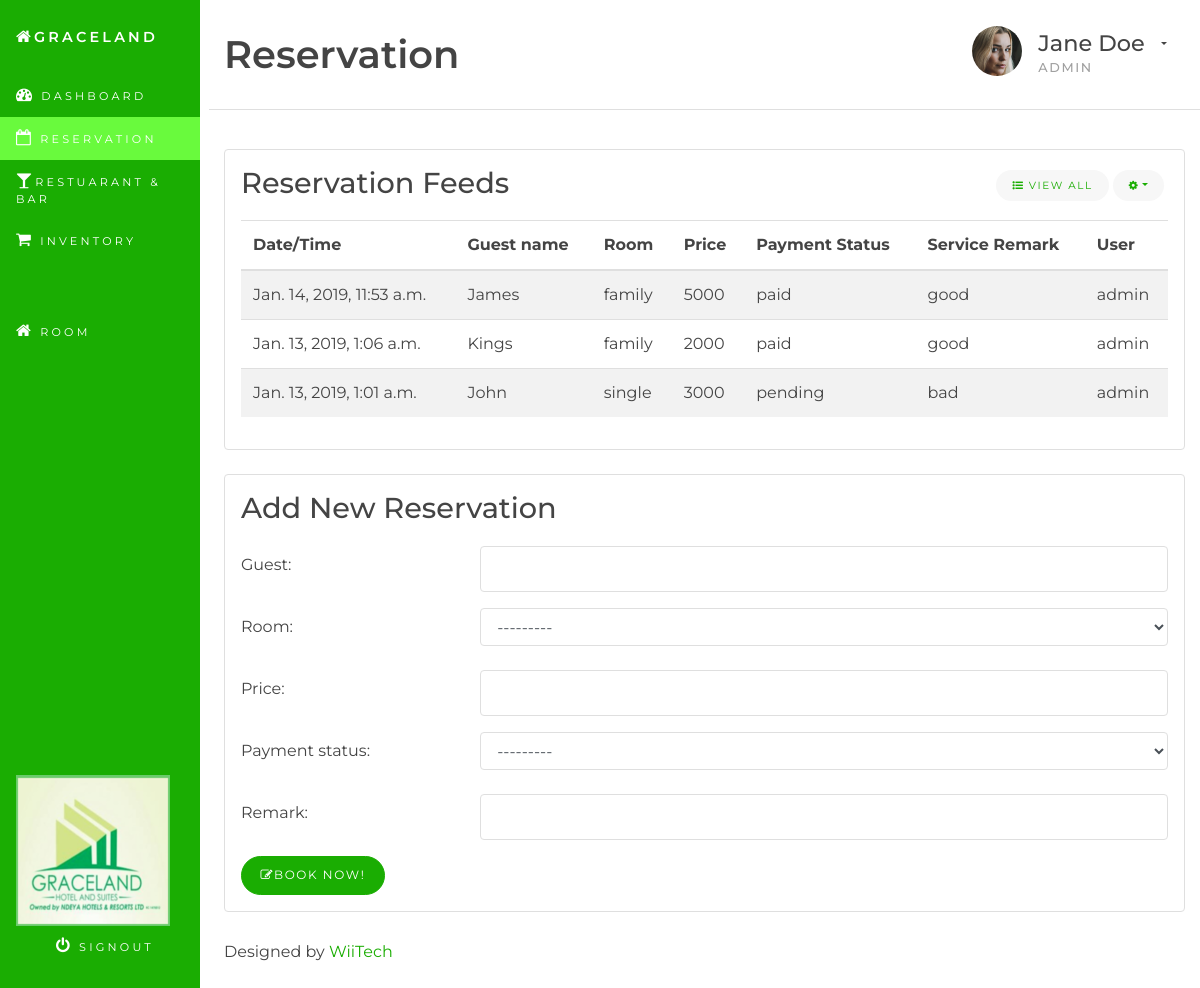
/reservation/ (signed in), run on an earlier commit of the app's database.
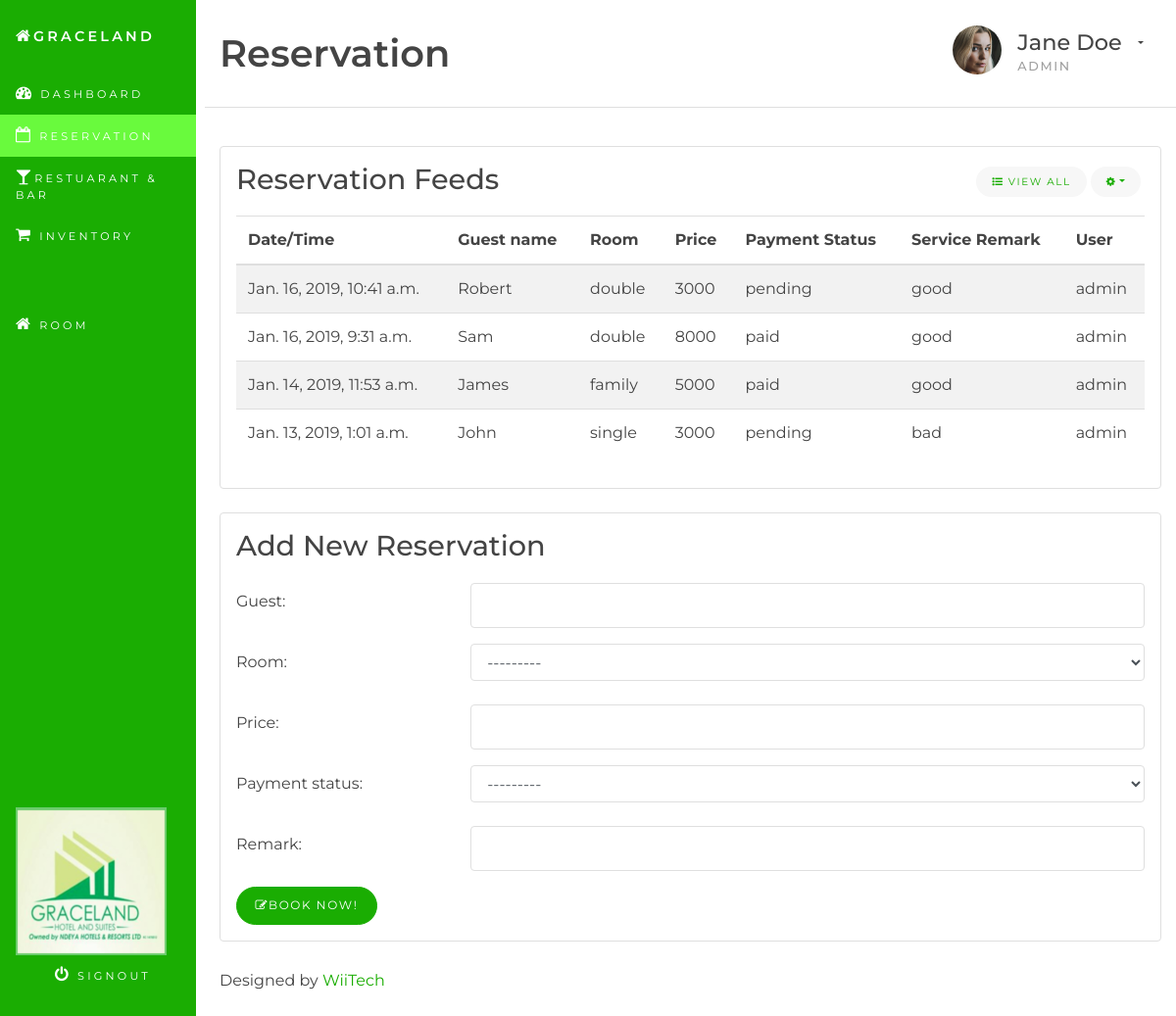
And on a later commit of the database.
### hms/models.py (models this page shows, shortened)
class Reservation(models.Model):
    ROOM_CHOICES = (
        ('comfort 1', 'Comfort 1'),
        ('comfort 2', 'Comfort 2'),
        ('comfort 3', 'Comfort 3'),
        ('standard', 'Standard'),
        ('superior', 'Superior'),
        ('standard superior', 'Standard Superior '),
        ('classic superior', 'Classic Superior'),
        ('executives suites', 'Executives Suites'),
    )
    PAYMENT_CHOICES = (
        ('paid', 'Paid'),
        ('pending', 'Pending'),
    )
    time = models.DateTimeField(auto_now_add=True)
    guest = models.CharField(max_length=100)
    room = models.CharField(max_length=20, choices=ROOM_CHOICES)
    price = models.IntegerField()
    payment_status = models.CharField(max_length=20, choices=PAYMENT_CHOICES)
    remark = models.CharField(max_length=100)
    user = models.ForeignKey(User, on_delete=models.CASCADE)
    class Meta:
        ordering = ('-time',)

### hms/views.py (the view)
# urls.py: path('reservation/', views.reservation, name='reservation'),
@login_required
def reservation(request):
    all_reservations = Reservation.objects.all()
    if request.method == 'POST':
        form = ReservationForm(request.POST)
        if form.is_valid():
            reservation = form.save(commit=False)
            reservation.user = request.user
            reservation.save()
    form = ReservationForm()
    return render(request, 'hms/reservation.html', {'form': form, 'all_reservations': all_reservations})

### hms/forms.py
class ReservationForm(forms.ModelForm):
    class Meta:
        model = Reservation
        exclude = ('time', 'user')
    def __init__(self, *args, **kwargs):
        super(ReservationForm, self).__init__(*args, **kwargs)
        for fname, f in self.fields.items():
            f.widget.attrs['class'] = 'form-control'

### hms/templates/hms/reservation.html (shortened to what this page needs)
{% extends 'base.html' %}
{% block content %}
<div class="container-fluid" id="wrapper">
	<div class="row">
		{% include 'hms/reservation/reservation_nav.html' %}
		<main class="col-xs-12 col-sm-8 col-lg-9 col-xl-10 pt-3 pl-4 ml-auto">
			{% include 'hms/reservation/reservation_head.html' %}
			<section class="row">
				<div class="col-sm-12">
					{% include 'hms/reservation/reservation_display.html' %}
					{% include 'hms/reservation/reservation_form.html' %}
					{% include 'hms/footer.html' %}
				</div>
			</section>
		</main>
	</div>
</div>
{% endblock content %}

### hms/templates/base.html (shortened to what this page needs)
{% load static %}
<!DOCTYPE html>
<html>
<head>
    <link href="{% static 'dist/css/bootstrap.min.css' %}" rel="stylesheet">
    <link href="{% static 'css/font-awesome.css' %}" rel="stylesheet">
	<link href="{% static 'css/style.css' %}" rel="stylesheet">
	<link href="{% static 'css/main.css' %}" rel="stylesheet">
</head>
<body>
    {% block content %}
    {% endblock content %}
</body>
</html>

### hms/templates/hms/reservation/reservation_nav.html (shortened to what this page needs)
{% load static %}
<nav class="sidebar col-xs-12 col-sm-4 col-lg-3 col-xl-2">
    <h1 class="site-title"><a href="{% url 'dashboard' %}"><em class="fa fa-home"></em>Graceland</a></h1>
    <ul class="nav nav-pills flex-column sidebar-nav">
        <li class="nav-item"><a class="nav-link" href="{% url 'dashboard' %}"><em class="fa fa-dashboard"></em> Dashboard </a></li>
        <li class="nav-item"><a class="nav-link active" href="{% url 'reservation' %}"><em class="fa fa-calendar-o"></em> Reservation <span class="sr-only">(current)</span></a></li>
        <li class="nav-item"><a class="nav-link" href="{% url 'restandbar' %}"><em class="fa fa-glass"></em>Restuarant & Bar</a></li>
        <li class="nav-item"><a class="nav-link" href="{% url 'inventory' %}"><em class="fa fa-shopping-cart"></em> Inventory</a></li>
        <li class="nav-item mt-5"><a class="nav-link" href="{% url 'dashboard' %}"><em class="fa fa-home"></em> Room</a></li>
    </ul>
    <a href="login.html" class="logo"><img src="{% static '/images/logo.png' %}" alt="logo"></a>
    <a href="login.html" class="logout-button"><em class="fa fa-power-off"></em> Signout</a>
</nav>

### hms/templates/hms/reservation/reservation_head.html (shortened to what this page needs)
<header class="page-header row justify-center">
    <div class="col-md-6 col-lg-8" >
        <h1 class="float-left text-center text-md-left">Reservation</h1>
    </div>
    <div class="dropdown user-dropdown col-md-6 col-lg-4 text-center text-md-right"><a class="btn btn-stripped dropdown-toggle" href="#" id="dropdownMenuLink" data-toggle="dropdown" aria-haspopup="true" aria-expanded="false">
        <img src="../static/images/profile-pic.jpg" alt="profile photo" class="circle float-left profile-photo" width="50" height="auto">
        <div class="username mt-1">
            <h4 class="mb-1">Jane Doe</h4>
            <h6 class="text-muted">Admin</h6>
        </div>
        </a>
    </div>
</header>

### hms/templates/hms/reservation/reservation_display.html (shortened to what this page needs)
<section class="row">
    <div class="col-md-12 col-lg-12">
        <div class="card mb-4">
            <div class="card-block">
                <h3 class="card-title">Reservation Feeds</h3>
                <div class="dropdown card-title-btn-container">
                    <button class="btn btn-sm btn-subtle" type="button"><em class="fa fa-list-ul"></em> View All</button>
                    <button class="btn btn-sm btn-subtle dropdown-toggle" type="button" data-toggle="dropdown" aria-haspopup="true" aria-expanded="false"><em class="fa fa-cog"></em></button>
                </div>
                <div class="table-responsive">
                    <table class="table table-striped">
                        <thead>
                            <tr>
                                <th>Date/Time</th>
                                <th>Guest name</th>
                                <th>Room</th>
                                <th>Price</th>
                                <th>Payment Status</th>
                                <th>Service Remark</th>
                                <th>User</th>
                            </tr>
                        </thead>
                        <tbody>
                            {% for reservation in all_reservations %}
                                <tr>
                                    <td>{{ reservation.time }}</td>
                                    <td>{{ reservation.guest }}</td>
                                    <td>{{ reservation.room }}</td>
                                    <td>{{ reservation.price }}</td>
                                    <td>{{ reservation.payment_status }}</td>
                                    <td>{{ reservation.remark }}</td>
                                    <td>{{ reservation.user }}</td>
                                </tr>
                            {% endfor %}
                        </tbody>
                    </table>
                </div>
            </div>
        </div>
    </div>
</section>

### hms/templates/hms/reservation/reservation_form.html (shortened to what this page needs)
<section class="row">
    <div class="col-12">
        <div class="card mb-4">
            <div class="card-block">
                <h3 class="card-title">Add New Reservation</h3>
                <form class="form" action="." method="post">
                    {% for field in form %}
                    <div class="form-group row">
                        <label class="col-md-3 col-form-label">{{ field.label_tag }}</label>
                        <div class="col-md-9">
                            {{ field }}
                        </div>
                    </div>
                    {% endfor %}
                    <button type="submit" class="btn btn-md btn-primary"><span class="fa fa-edit"></span>Book Now!</button>
                </form>
            </div>
        </div>
    </div>
</section>

### hms/templates/hms/footer.html
<section class="row">
    <div class="col-12 mt-1 mb-4">Designed by <a href="https://www.wiitechservices.com">WiiTech</a></div>
</section>

### hms/static/css/style.css (style rules this page uses)
body { background-color: #ffffff; font-family: "Montserrat", "Helvetica Neue", Helvetica, Arial, sans-serif; font-size: 1rem; color: #444444; }
h1, h2 { font-family: "Montserrat", "Helvetica Neue", Helvetica, Arial, sans-serif; padding-bottom: 1.2rem; border-bottom: 1px solid #dfdfdf; }
h3, h4, h5, h6 { font-family: "Montserrat", "Helvetica Neue", Helvetica, Arial, sans-serif; }
a, a:visited { color: #1aad02; }
.nav-pills .nav-item.show .nav-link, .nav-pills .nav-link.active { background-color: #1aad02; }
h1 { font-family: "Montserrat", "Helvetica Neue", Helvetica, Arial, sans-serif; font-size: 2.4rem; font-weight: 600; }
h3 { font-family: "Montserrat", "Helvetica Neue", Helvetica, Arial, sans-serif; font-size: 1.8rem; font-weight: 500; }
h4 { font-family: "Montserrat", "Helvetica Neue", Helvetica, Arial, sans-serif; font-size: 1.4rem; font-weight: 500; }
h6 { font-family: "Montserrat", "Helvetica Neue", Helvetica, Arial, sans-serif; font-size: .8rem; letter-spacing: .1rem; font-weight: 500; text-transform: uppercase; }
.justify-center { display: flex; align-items: center; justify-content: center; }
.text-muted { color: #a0a0a0 !important; }
.circle { border-radius: 499rem; }
.btn-primary, .btn-primary.disabled, .btn-primary:disabled, .btn-outline-primary:hover, .btn-outline-primary:active, .btn-outline-primary.active, .show > .btn-outline-primary.dropdown-toggle, .card-primary, .page-item.active .page-link, .list-group-item.active { background-color: #1aad02 !important; border-color: #1aad02 !important; }
.nav-pills .nav-link.active, .badge-primary[href]:focus, .badge-primary[href]:hover, a.bg-primary:focus, a.bg-primary:hover { background-color: #69fa3d !important; }
.btn-primary, .btn-primary:hover, .btn-primary:focus, .btn-primary:active { color: #ffffff !important; background-color: #1aad02; border-color: #1aad02; }
.btn { border-radius: 499rem; text-transform: uppercase; letter-spacing: .1rem; font-size: .75rem; padding: .6rem 1.15rem; cursor: pointer; }
.btn-sm { font-size: .65rem; padding: .5rem 1rem; }
.btn-md { font-size: .75rem; padding: .6rem 1.15rem; }
.btn-subtle { border: none; background: #f7f7f7; color: #1aad02; -webkit-appearance: none; cursor: pointer; }
.btn-stripped { border: none; background: none !important; color: #444444 !important; -webkit-appearance: none; cursor: pointer; }
.dropdown a { color: #444444; }
.sidebar { position: fixed; top: 0; bottom: 0; left: 0; padding: 20px; padding-left: 0; padding-right: 0; z-index: 1000; overflow-x: hidden; overflow-y: auto; background: #1aad02; }
.sidebar a { color: #ffffff; text-transform: uppercase; font-size: .7rem; letter-spacing: .2rem; padding: .75rem 1rem; }
.sidebar em { font-size: 1rem; }
.sidebar h1 { color: #ffffff; border: none; font-size: 0.9rem; padding: 0rem 1rem; text-transform: uppercase; letter-spacing: .2rem; }
.sidebar .site-title { margin-top: .5rem; margin-bottom: 1.75rem; }
.sidebar .site-title a { font-size: .9rem; padding-left: 0; padding-right: 0; cursor: pointer; }
.sidebar .nav { margin-bottom: 20px; }
.sidebar .nav-item { width: 100%; }
.sidebar .nav-item + .nav-item { margin-left: 0; }
.sidebar .nav-link { border-radius: 0; }
.sidebar .logout-button { position: absolute; bottom: 20px; left: 20px; width: 85%; text-align: center; border-radius: .3rem; }
.card { background-color: #ffffff; border: 1px solid #dfdfdf; }
.card-block { padding: 1rem; }
.card-title { padding-bottom: .25rem; margin-bottom: 1rem; }
.card-title-btn-container { position: absolute; top: 1.25rem; right: 1.25rem; list-style: none; }
.page-header { font-family: "Montserrat", "Helvetica Neue", Helvetica, Arial, sans-serif; margin-top: 0rem; margin-bottom: 2.4rem; padding-bottom: 1rem; border-bottom: 1px solid #dfdfdf; height: auto; }
.page-header h1 { display: inline; border: none; padding: 0; margin-top: 0; margin-bottom: 0; width: 100%; }
.profile-photo { border-radius: 499rem; float: left; }
.username { float: left; text-align: left; margin: 0 0 0 1rem; }
.username h1, .username h2, .username h3, .username h4 { margin-bottom: 0; text-transform: none !important; letter-spacing: 0 !important; }
.user-dropdown .dropdown-toggle::after { margin-top: 1rem; margin-left: 1rem; }
.form-control { border: 1px solid #dfdfdf; background-color: #ffffff; box-shadow: none; }
input.form-control { height: 46px; }
table, td, tr, th, thead { border-color: #dfdfdf !important; }

### hms/static/css/main.css (style rules this page uses)
.logo { position: absolute; bottom: 50px; width: 50px;; }

What changed in the data, as far as the page shows it:
removed Reservation: time "Jan. 13, 2019, 1:06 a.m.", guest "Kings", room "family", price "2000", payment_status "paid", remark "good", user "admin"
added Reservation: time "Jan. 16, 2019, 10:41 a.m.", guest "Robert", room "double", price "3000", payment_status "pending", remark "good", user "admin"
added Reservation: time "Jan. 16, 2019, 9:31 a.m.", guest "Sam", room "double", price "8000", payment_status "paid", remark "good", user "admin"
